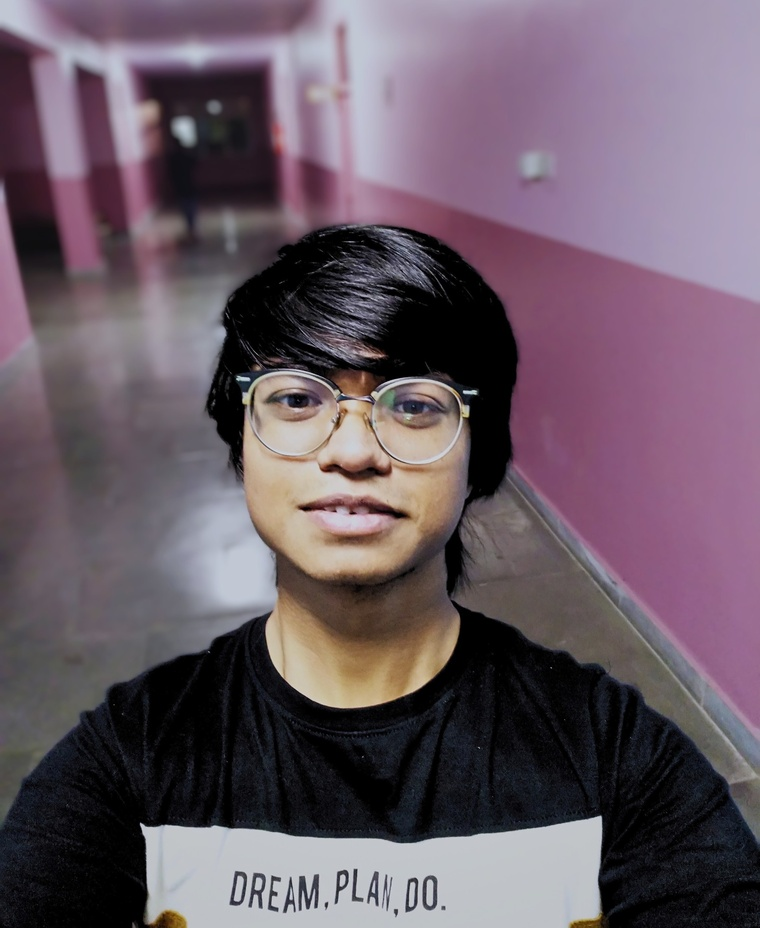
#> input picture Problems_Projects/Box_Blurring/_scripts/globalProfilePic_LW.jpg, 760 x 928 px, shrunk from 1814 x 2216 before the run
$ python conv_pgm2jpg.py
#> lines starting #> are read from the running program, lines starting #| are printed output that depends on the picture
import cv2

def convert_jpg_to_grayscale_png_cv2(input_path, output_path):
#> called with input_path = './globalProfilePic_LW.jpg', output_path = '../images/globalProfilePic_LW_GS.png'
    try:
        # Read the image in color mode (cv2 reads as BGR by default)
        img = cv2.imread(input_path)
#> img is the input picture: shape (928, 760, 3); mean B, G, R 100.6, 89.8, 104.5
        if img is None:
            print(f"Error: Could not read the image from {input_path}")
            return

        # Convert the BGR image to grayscale
        grayscale_img = cv2.cvtColor(img, cv2.COLOR_BGR2GRAY)
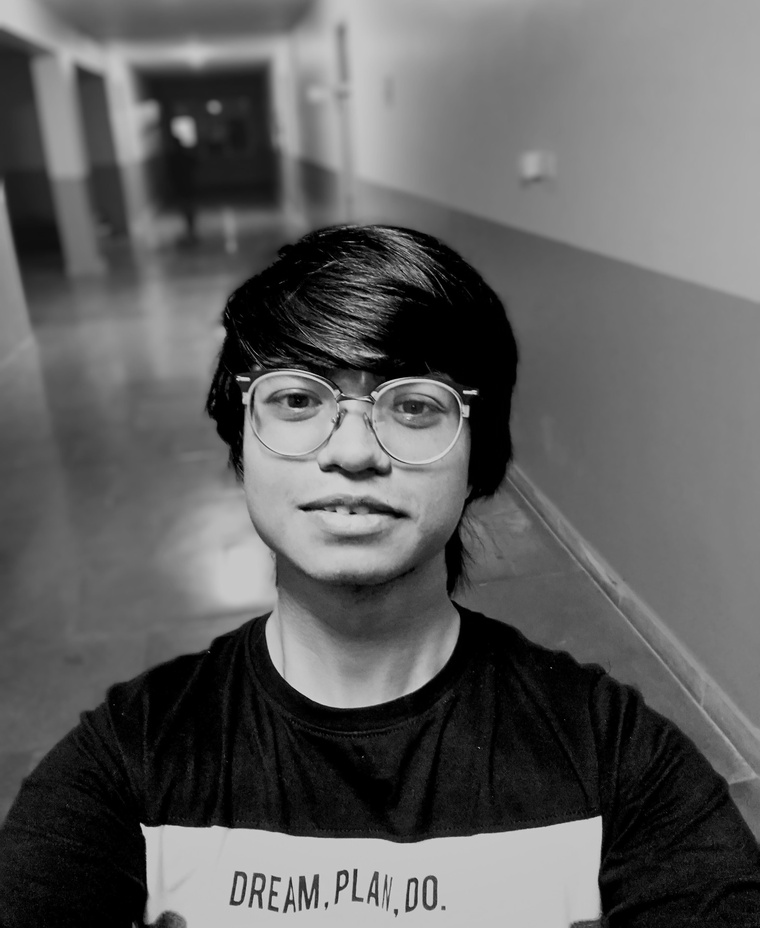
#> grayscale_img: shape (928, 760); min 0, max 221, mean 95.4

        # Save the grayscale image as a PNG file
        cv2.imwrite(output_path, grayscale_img)
        print(f"Successfully converted {input_path} to {output_path}")
    except Exception as e:
        print(f"An error occurred: {e}")


convert_jpg_to_grayscale_png_cv2("./globalProfilePic_LW.jpg", "../images/globalProfilePic_LW_GS.png")
